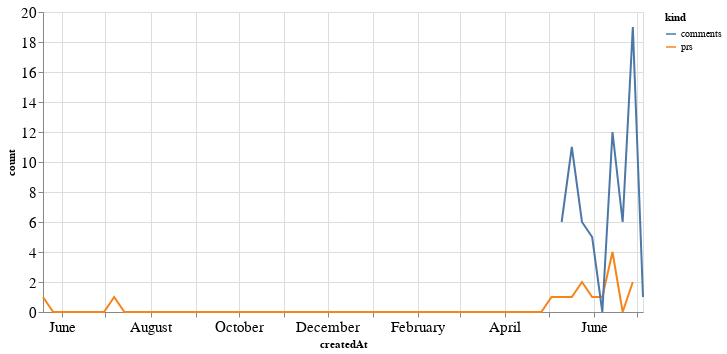

Notebook source saved alongside this figure:
### Code cell
alt.Chart(total_time, width=600).mark_line().encode(
    x='createdAt',
    y='count',
    color='kind'
)

### Figure 1 — Vega-Lite specification as saved in the notebook (floating-point values rounded to 4 significant figures)
{"config": {"axisLeft": {"labelFontSize": 15}, "axisBottom": {"labelFontSize": 15}}, "data": {"name": "data-92ce6673a98794eb0f8208fd4a9d3dd4"}, "mark": "line", "encoding": {"color": {"type": "nominal", "field": "kind"}, "x": {"type": "temporal", "field": "createdAt"}, "y": {"type": "quantitative", "field": "count"}}, "width": 600, "$schema": "https://vega.github.io/schema/vega-lite/v4.8.1.json", "datasets": {"data-92ce6673a98794eb0f8208fd4a9d3dd4": [{"createdAt": "2019-05-19T00:00:00", "kind": "prs", "count": 1.0}, {"createdAt": "2019-05-26T00:00:00", "kind": "prs", "count": 0.0}, {"createdAt": "2019-06-02T00:00:00", "kind": "prs", "count": 0.0}, {"createdAt": "2019-06-09T00:00:00", "kind": "prs", "count": 0.0}, {"createdAt": "2019-06-16T00:00:00", "kind": "prs", "count": 0.0}, {"createdAt": "2019-06-23T00:00:00", "kind": "prs", "count": 0.0}, {"createdAt": "2019-06-30T00:00:00", "kind": "prs", "count": 0.0}, {"createdAt": "2019-07-07T00:00:00", "kind": "prs", "count": 1.0}, {"createdAt": "2019-07-14T00:00:00", "kind": "prs", "count": 0.0}, {"createdAt": "2019-07-21T00:00:00", "kind": "prs", "count": 0.0}, {"createdAt": "2019-07-28T00:00:00", "kind": "prs", "count": 0.0}, {"createdAt": "2019-08-04T00:00:00", "kind": "prs", "count": 0.0}, {"createdAt": "2019-08-11T00:00:00", "kind": "prs", "count": 0.0}, {"createdAt": "2019-08-18T00:00:00", "kind": "prs", "count": 0.0}, {"createdAt": "2019-08-25T00:00:00", "kind": "prs", "count": 0.0}, {"createdAt": "2019-09-01T00:00:00", "kind": "prs", "count": 0.0}, {"createdAt": "2019-09-08T00:00:00", "kind": "prs", "count": 0.0}, {"createdAt": "2019-09-15T00:00:00", "kind": "prs", "count": 0.0}, {"createdAt": "2019-09-22T00:00:00", "kind": "prs", "count": 0.0}, {"createdAt": "2019-09-29T00:00:00", "kind": "prs", "count": 0.0}, {"createdAt": "2019-10-06T00:00:00", "kind": "prs", "count": 0.0}, {"createdAt": "2019-10-13T00:00:00", "kind": "prs", "count": 0.0}, {"createdAt": "2019-10-20T00:00:00", "kind": "prs", "count": 0.0}, {"createdAt": "2019-10-27T00:00:00", "kind": "prs", "count": 0.0}, {"createdAt": "2019-11-03T00:00:00", "kind": "prs", "count": 0.0}, {"createdAt": "2019-11-10T00:00:00", "kind": "prs", "count": 0.0}, {"createdAt": "2019-11-17T00:00:00", "kind": "prs", "count": 0.0}, {"createdAt": "2019-11-24T00:00:00", "kind": "prs", "count": 0.0}, {"createdAt": "2019-12-01T00:00:00", "kind": "prs", "count": 0.0}, {"createdAt": "2019-12-08T00:00:00", "kind": "prs", "count": 0.0}, {"createdAt": "2019-12-15T00:00:00", "kind": "prs", "count": 0.0}, {"createdAt": "2019-12-22T00:00:00", "kind": "prs", "count": 0.0}, {"createdAt": "2019-12-29T00:00:00", "kind": "prs", "count": 0.0}, {"createdAt": "2020-01-05T00:00:00", "kind": "prs", "count": 0.0}, {"createdAt": "2020-01-12T00:00:00", "kind": "prs", "count": 0.0}, {"createdAt": "2020-01-19T00:00:00", "kind": "prs", "count": 0.0}, {"createdAt": "2020-01-26T00:00:00", "kind": "prs", "count": 0.0}, {"createdAt": "2020-02-02T00:00:00", "kind": "prs", "count": 0.0}, {"createdAt": "2020-02-09T00:00:00", "kind": "prs", "count": 0.0}, {"createdAt": "2020-02-16T00:00:00", "kind": "prs", "count": 0.0}, {"createdAt": "2020-02-23T00:00:00", "kind": "prs", "count": 0.0}, {"createdAt": "2020-03-01T00:00:00", "kind": "prs", "count": 0.0}, {"createdAt": "2020-03-08T00:00:00", "kind": "prs", "count": 0.0}, {"createdAt": "2020-03-15T00:00:00", "kind": "prs", "count": 0.0}, {"createdAt": "2020-03-22T00:00:00", "kind": "prs", "count": 0.0}, {"createdAt": "2020-03-29T00:00:00", "kind": "prs", "count": 0.0}, {"createdAt": "2020-04-05T00:00:00", "kind": "prs", "count": 0.0}, {"createdAt": "2020-04-12T00:00:00", "kind": "prs", "count": 0.0}, {"createdAt": "2020-04-19T00:00:00", "kind": "prs", "count": 0.0}, {"createdAt": "2020-04-26T00:00:00", "kind": "prs", "count": 0.0}, {"createdAt": "2020-05-03T00:00:00", "kind": "prs", "count": 1.0}, {"createdAt": "2020-05-10T00:00:00", "kind": "prs", "count": 1.0}, {"createdAt": "2020-05-17T00:00:00", "kind": "prs", "count": 1.0}, {"createdAt": "2020-05-24T00:00:00", "kind": "prs", "count": 2.0}, {"createdAt": "2020-05-31T00:00:00", "kind": "prs", "count": 1.0}, {"createdAt": "2020-06-07T00:00:00", "kind": "prs", "count": 1.0}, {"createdAt": "2020-06-14T00:00:00", "kind": "prs", "count": 4.0}, {"createdAt": "2020-06-21T00:00:00", "kind": "prs", "count": 0.0}, {"createdAt": "2020-06-28T00:00:00", "kind": "prs", "count": 2.0}, {"createdAt": "2020-07-05T00:00:00", "kind": "prs", "count": null}, {"createdAt": "2019-05-19T00:00:00", "kind": "comments", "count": null}, {"createdAt": "2019-05-26T00:00:00", "kind": "comments", "count": null}, {"createdAt": "2019-06-02T00:00:00", "kind": "comments", "count": null}, {"createdAt": "2019-06-09T00:00:00", "kind": "comments", "count": null}, {"createdAt": "2019-06-16T00:00:00", "kind": "comments", "count": null}, {"createdAt": "2019-06-23T00:00:00", "kind": "comments", "count": null}, {"createdAt": "2019-06-30T00:00:00", "kind": "comments", "count": null}, {"createdAt": "2019-07-07T00:00:00", "kind": "comments", "count": null}, {"createdAt": "2019-07-14T00:00:00", "kind": "comments", "count": null}, {"createdAt": "2019-07-21T00:00:00", "kind": "comments", "count": null}, {"createdAt": "2019-07-28T00:00:00", "kind": "comments", "count": null}, {"createdAt": "2019-08-04T00:00:00", "kind": "comments", "count": null}, {"createdAt": "2019-08-11T00:00:00", "kind": "comments", "count": null}, {"createdAt": "2019-08-18T00:00:00", "kind": "comments", "count": null}, {"createdAt": "2019-08-25T00:00:00", "kind": "comments", "count": null}, {"createdAt": "2019-09-01T00:00:00", "kind": "comments", "count": null}, {"createdAt": "2019-09-08T00:00:00", "kind": "comments", "count": null}, {"createdAt": "2019-09-15T00:00:00", "kind": "comments", "count": null}, {"createdAt": "2019-09-22T00:00:00", "kind": "comments", "count": null}, {"createdAt": "2019-09-29T00:00:00", "kind": "comments", "count": null}, {"createdAt": "2019-10-06T00:00:00", "kind": "comments", "count": null}, {"createdAt": "2019-10-13T00:00:00", "kind": "comments", "count": null}, {"createdAt": "2019-10-20T00:00:00", "kind": "comments", "count": null}, {"createdAt": "2019-10-27T00:00:00", "kind": "comments", "count": null}, {"createdAt": "2019-11-03T00:00:00", "kind": "comments", "count": null}, {"createdAt": "2019-11-10T00:00:00", "kind": "comments", "count": null}, {"createdAt": "2019-11-17T00:00:00", "kind": "comments", "count": null}, {"createdAt": "2019-11-24T00:00:00", "kind": "comments", "count": null}, {"createdAt": "2019-12-01T00:00:00", "kind": "comments", "count": null}, {"createdAt": "2019-12-08T00:00:00", "kind": "comments", "count": null}, {"createdAt": "2019-12-15T00:00:00", "kind": "comments", "count": null}, {"createdAt": "2019-12-22T00:00:00", "kind": "comments", "count": null}, {"createdAt": "2019-12-29T00:00:00", "kind": "comments", "count": null}, {"createdAt": "2020-01-05T00:00:00", "kind": "comments", "count": null}, {"createdAt": "2020-01-12T00:00:00", "kind": "comments", "count": null}, {"createdAt": "2020-01-19T00:00:00", "kind": "comments", "count": null}, {"createdAt": "2020-01-26T00:00:00", "kind": "comments", "count": null}, {"createdAt": "2020-02-02T00:00:00", "kind": "comments", "count": null}, {"createdAt": "2020-02-09T00:00:00", "kind": "comments", "count": null}, {"createdAt": "2020-02-16T00:00:00", "kind": "comments", "count": null}, {"createdAt": "2020-02-23T00:00:00", "kind": "comments", "count": null}, {"createdAt": "2020-03-01T00:00:00", "kind": "comments", "count": null}, {"createdAt": "2020-03-08T00:00:00", "kind": "comments", "count": null}, {"createdAt": "2020-03-15T00:00:00", "kind": "comments", "count": null}, {"createdAt": "2020-03-22T00:00:00", "kind": "comments", "count": null}, {"createdAt": "2020-03-29T00:00:00", "kind": "comments", "count": null}, {"createdAt": "2020-04-05T00:00:00", "kind": "comments", "count": null}, {"createdAt": "2020-04-12T00:00:00", "kind": "comments", "count": null}, {"createdAt": "2020-04-19T00:00:00", "kind": "comments", "count": null}, {"createdAt": "2020-04-26T00:00:00", "kind": "comments", "count": null}, {"createdAt": "2020-05-03T00:00:00", "kind": "comments", "count": null}, {"createdAt": "2020-05-10T00:00:00", "kind": "comments", "count": 6.0}, {"createdAt": "2020-05-17T00:00:00", "kind": "comments", "count": 11.0}, {"createdAt": "2020-05-24T00:00:00", "kind": "comments", "count": 6.0}, {"createdAt": "2020-05-31T00:00:00", "kind": "comments", "count": 5.0}, {"createdAt": "2020-06-07T00:00:00", "kind": "comments", "count": 0.0}, {"createdAt": "2020-06-14T00:00:00", "kind": "comments", "count": 12.0}, {"createdAt": "2020-06-21T00:00:00", "kind": "comments", "count": 6.0}, {"createdAt": "2020-06-28T00:00:00", "kind": "comments", "count": 19.0}, {"createdAt": "2020-07-05T00:00:00", "kind": "comments", "count": 1.0}]}}
